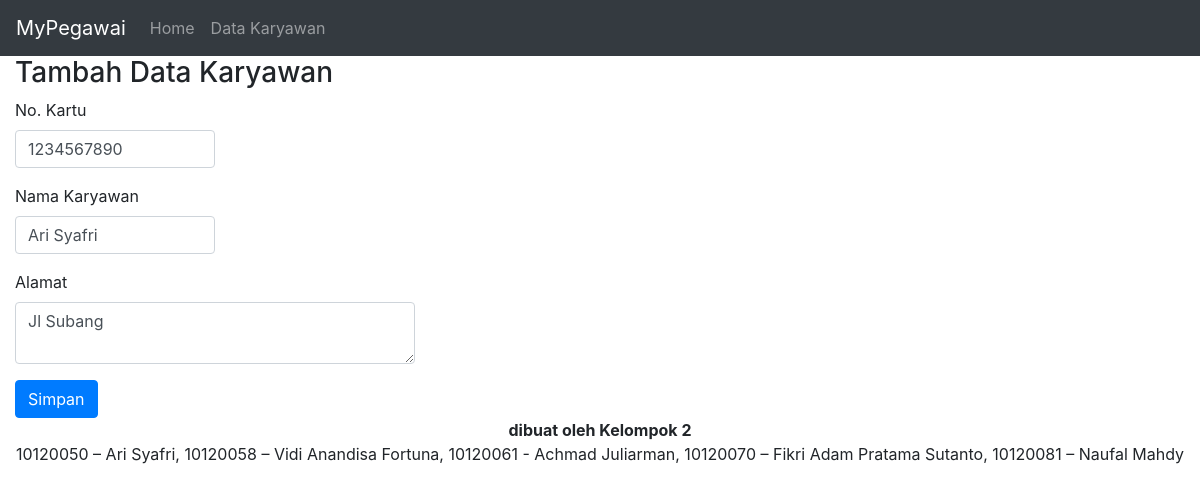
The page /edit.php?id=1 on the database its author committed.
### tables this page shows
CREATE TABLE `karyawan` (
  `id` int(11) NOT NULL,
  `nokartu` varchar(30) NOT NULL,
  `nama` varchar(50) NOT NULL,
  `alamat` varchar(100) NOT NULL
);

### edit.php (the view, shortened to what this page needs)
<?php
    include "koneksi.php";
    $id = $_GET['id'];
    $cari = mysqli_query($konek, "SELECT * FROM karyawan WHERE id = '$id'");
    $hasil = mysqli_fetch_array($cari);
?>
<!DOCTYPE html>
<html>
    <head>
        <?php include "header.php"; ?>
    </head>
    <body>
        <?php include "menu.php"; ?>
        <div class="container-fluid">
            <h3>Tambah Data Karyawan</h3>
            <form method="POST">
                <div class="form-group">
                    <label>No. Kartu</label>
                    <input type="text" name="nokartu" id="nokartu" placeholder="no kartu RFID" class="form-control" style="width:200px" value="<?= $hasil['nokartu']; ?>">
                </div>
                <div class="form-group">
                    <label>Nama Karyawan</label>
                    <input type="text" name="nama" id="nama" placeholder="nama karyawan" class="form-control" style="width:200px" value="<?= $hasil['nama']; ?>">
                </div>
                <div class="form-group">
                    <label>Alamat</label>
                    <textarea type="text" name="alamat" id="alamat" placeholder="alamat karyawan" class="form-control" style="width:400px"><?= $hasil['alamat']; ?></textarea>
                </div>
                <button class="btn btn-primary" name="btnSimpan" id="btnSimpan">Simpan</button>
            </form>
        </div>
        <?php include "footer.php"; ?>
    </body>
</html>

### rows shown on the page
karyawan: nokartu "1234567890", nama "Ari Syafri", alamat "Jl Subang"
